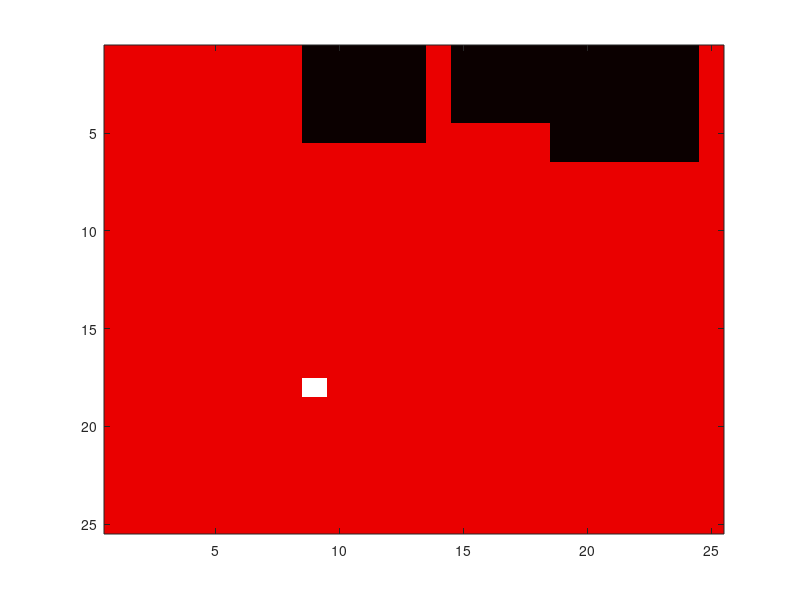

MATLAB code to generate this figure: (Note: this script raises an error after producing the figure.)
% This code implements Matlab's built-in functions to cover a rect
% workspace with a moving obstacle. Pretty graphics included
% 
% TODOs: - Avoid creating islands if possible to minimize need to backtrack
%        - Implement horizon to avoid collision

clear; close all; clc;

% Define workspace h and w
h = 25;
w = 25;
ws = ones(h,w);
cover = 0*ws;

% Create random rect obstacle with specified h and w at an edge of ws
obs_d = [5,5;3,3;4,4];
obs_p = [];
obs_dir = [];
for o = 1:size(obs_d,1)
    obs_h = obs_d(o,1);
    obs_w = obs_d(o,2);

    side = randi(4,1);
    switch side
        case 1
            obs_x = 1;
            obs_y = randi(h-obs_h,1);
            obs_dir = [obs_dir;1];
        case 2
            obs_y = h-obs_d(1);
            obs_x = randi(w-obs_w,1);
            obs_dir = [obs_dir;2];
        case 3
            obs_x = h-obs_d(1);
            obs_y = randi(h-obs_h,1);
            obs_dir = [obs_dir;3];
        case 4
            obs_y = 1;
            obs_x = randi(w-obs_w,1);
            obs_dir = [obs_dir;4];
    end
    ws(obs_y:obs_y+obs_h,obs_x:obs_x+obs_w) = 0;
    obs_p = [obs_p;obs_y,obs_x];
end

% Start at random (valid) position
robot = randi(h*w);
while(ws(robot)==0)
    robot = randi(h*w);
end
ws(robot) = 3;

fprintf('Robot starts at %d\n',robot);
figure();
im = imagesc(ws); colormap hot; 

% Theoretical minimal cost with this kind of setup
min_cost = numel(ws)-1;

curr_cost = 0;
iter = 1;
while(iter<1e3)
    % Move the obstacles
    for o = 1:size(obs_d,1)
        obs_y = obs_p(o,1);
        obs_x = obs_p(o,2);
        obs_h = obs_d(o,1);
        obs_w = obs_d(o,2);
        ws(obs_y:obs_y+obs_h,obs_x:obs_x+obs_w) = 1;
    end
        
    for o = 1:size(obs_d,1)
        obs_y = obs_p(o,1);
        obs_x = obs_p(o,2);
        obs_h = obs_d(o,1);
        obs_w = obs_d(o,2);
        
        switch obs_dir(o)
            case 1
                if(obs_x+obs_w<w) obs_x = obs_x+1;
                else obs_dir(o) = 3;
                end
            case 2 
                if(obs_y>1) obs_y = obs_y-1;
                else obs_dir(o) = 4;
                end
            case 3
                if(obs_x>1) obs_x = obs_x-1;
                else obs_dir(o) = 1;
                end
            case 4
                if(obs_y+obs_h<h) obs_y = obs_y+1;
                else obs_dir(o) = 2;
                end
        end
        ws(obs_y:obs_y+obs_h,obs_x:obs_x+obs_w) = 0;
        obs_p(o,:) = [obs_y,obs_x];
    end
    
    % Remember prior coverage
    for ind = 1:w*h
        if(ws(ind)==1)
            ws(ind) = 1+cover(ind);
        end
    end
    
    % Create graph to represent problem
    S = [];
    T = [];
    weights = [];
    ind = 1;
    for c = 1:w
        for r = 1:h
            if(ws(ind))
                if(r<h && ws(ind+1))
                    S = [S,ind];
                    T = [T,ind+1];
                    if(cover(ind) || cover(ind+1)) weights = [weights,1e3];
                    else weights = [weights,1];
                    end
                end
                if(c<w && ws(ind+h))
                    S = [S,ind];
                    T = [T,ind+h];
                    if(cover(ind) || cover(ind+1)) weights = [weights,1e3];
                    else weights = [weights,1];
                    end
                end
            end
            ind = ind+1;
        end
    end   
    G = graph(S,T,weights);
    
    % Find the next possible paths that do not cycle back
    edges = G.Edges{:,:};
    paths = [];
    for e = 1:size(edges,1)
        if((edges(e,1)==robot || edges(e,2)==robot) && edges(e,3)==1)
            paths = [paths;edges(e,:)];
            prev = robot;
            robot = edges(e,1)+edges(e,2)-robot;
            ws(prev) = 2;
            ws(robot) = 3;
            cover(prev) = 1;
            break;
        end
    end
    
    if(isempty(paths))
        % Disconnect happened :(
        % Find the closest unvisited node
        path = closestP(ws,h,w,G,robot);
        for ind = 2:length(path)
            prev = robot;
            robot = path(ind);
            ws(prev) = 2;
            ws(robot) = 3;
            cover(prev) = 1;
            
            delete(im); im = imagesc(ws);
            curr_cost = curr_cost+1;
            title(sprintf('min cost = %d, curr cost = %d',min_cost,curr_cost));
            pause(.01);
        end 
    else
        delete(im); im = imagesc(ws);
        curr_cost = curr_cost+1;
        title(sprintf('min cost = %d, curr cost = %d',min_cost,curr_cost));
        pause(.01);
    end
    
    % Increase the cost to revisit the previous node
    for e = 1:size(edges,1)
        if(edges(e,1)==prev || edges(e,2)==prev)
            G.Edges{e,2} = 1e3;
        end
    end
    
    % End if all nodes have been visited
    if(isempty(find(ws==1)))
        break;
    end
    
    delete(im); im = imagesc(ws);
    pause(.1);
    
    iter = iter+1;
end
hold off
    

% This function used matlabs shortestpath to find the closest unvisited
% node to current node s
function path = closestP(ws,h,w,G,s)    
    G.Edges{:,2} = 1;
    min_cost = 1e3;
    
    for ind = 1:w*h
        if(ws(ind)==1)
            [P,cost] = shortestpath(G,s,ind);
            if(cost<min_cost)
                min_cost = cost;
                path = P;
            end
        end
    end
end